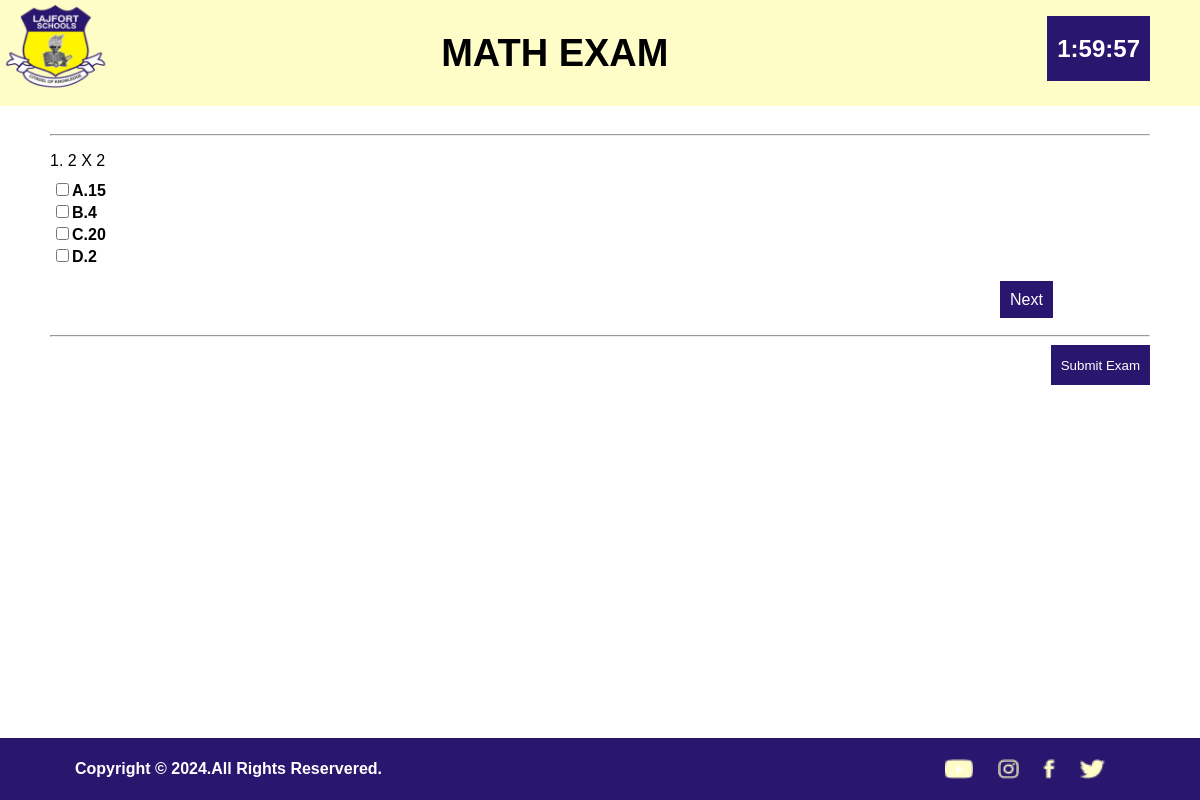
The page /preview/examination/1 (signed in) on the database its author committed.
### Examapp/models.py (models this page shows, shortened)
class Exam(models.Model):
    subject = models.CharField(max_length=50,choices=SUBJEECT_CHOICES)
    description = models.TextField(max_length=125)
    title = models.CharField(max_length=50)
    duration = models.FloatField(default=120)
    total_question = models.IntegerField(default=60)
    clas = models.CharField(max_length=200,choices=CLASS_CHIOCE)

class Question(models.Model):
    question = models.TextField()
    option1 = models.TextField()
    option2 = models.TextField()
    option3 = models.TextField()
    option4 = models.TextField()
    solution = models.TextField()
    subject = models.CharField(max_length=1000000,choices=SUBJEECT_CHOICES)
    exam = models.ForeignKey(Exam,on_delete=models.CASCADE)

### Examapp/views.py (the view)
# urls.py: path('preview/examination/<str:pk>', views.examination, name='examination'),
@login_required(login_url='login')
def examination(request,pk):
    exam = Exam.objects.get(id=pk)
    p = Paginator(Question.objects.filter(exam=exam), 1)
    page = request.GET.get('page')
    exam_p = p.get_page(page)
    current_time = timezone.now()
    start_time = datetime.now()
    end_time = start_time + timedelta(minutes=exam.duration)
    if request.method == 'POST':
        score = request.POST.get('score')#.value()
        id = exam.id
        answer = Result(student=request.user,score=score,exam=exam)
        answer.save()
        return redirect('result',pk=id)
    else:
        return render(request, 'exam.html',{'exam':exam,'current_time':current_time,'end_time':end_time.isoformat(),'exam_p':exam_p})

### Templates/exam.html (shortened to what this page needs)
{% load static %}
<!DOCTYPE html>
<html lang="en">
<head>
    <link rel="stylesheet" href="{% static 'css/home.css' %}">
    <link rel="stylesheet" href="{% static 'css/exam.css' %}">
</head>
<body>
    <header>
        <nav>
            <img class="laj-logo" src="{% static 'images/Lajfort-logo.png' %}" alt="">
            <h2 class="exam-title">{{exam.title}}</h2>
            <div class="timer">
            </div>
        </nav>
    </header>
    <main class="exam">
        {% for q in exam_p %}
        <hr>
        <form action="" name="exam-form" method="post">
            <div class="e-div">
                <p class="qst">{{q.question}}</p>
                <h4 class="opt"><input type="checkbox" value="{{q.option1}}" class="input">A.{{q.option1}} </h4>
                <h4 class="opt"><input type="checkbox" value="{{q.option2}}" class="input">B.{{q.option2}} </h4>
                <h4 class="opt"><input type="checkbox" value="{{q.option3}}" class="input">C.{{q.option3}} </h4>
                <h4 class="opt"><input type="checkbox" value="{{q.option4}}" class="input">D.{{q.option4}} </h4>
            </div>
            {% endfor %}  {% if exam_p.has_next %}
            <a href="?page={{exam_p.next_page_number}}" id="next" class="next" onclick="getAnswer();">Next</a>{% else %}
            <input type="submit" id="next" class="next js-finish" onclick="getAnswer();
            localStorage.removeItem('score');
            " value="Finish"> {% endif %}
            <br><br>
            <hr>
            <div class="end">
                <input type="submit" class="end-exam js-finish" onclick="getAnswer();
                localStorage.removeItem('score');
                " value="Submit Exam">
            </div>
        </form>
    </main>
    <footer>
        <div class="copyright">
            <h4>Copyright &copy; 2024.All rights reservered.</h4>
            <div>
                <img src="{% static 'images/Lajfort-foot-youtube.png' %}" class="social" alt="">
                <img src="{% static 'images/Lajfort-foot-instagram.png' %}" class="social" alt="">
                <img src="{% static 'images/Lajfort-foot-facebook.png' %}" class="social" alt="">
                <img src="{% static 'images/Lajfort-foot-twitter.png' %}" class="social" alt="">
            </div>
        </div>
    </footer>
</body>
</html>

### static/css/home.css (style rules this page uses)
body { margin: 0; font-family: Arial; padding-bottom: 100px; text-transform: capitalize; }
main { padding-left: 50px; padding-right: 50px; display: grid; grid-template-columns: 350px 350px 350px; row-gap: 50px; column-gap: 50px; }
header { background-color: rgba(255, 253, 199, 1); width: 100%; margin-bottom: 20px; margin-right: 50px; }
nav { display: flex; align-items: center; justify-content: space-between; padding-right: 50px; }
a { color: black; text-decoration: none; cursor: pointer; }
.laj-logo { height: 100px; }
footer { background-color: rgba(41, 22, 110, 1); color: white; width: 100%; margin-top: 50px; position: fixed; bottom: 0; z-index: 100; margin-top: 50px; }
.copyright { padding-top: -1px; padding-bottom: 1px; padding-left: 75px; padding-right: 75px; display: flex; justify-content: space-between; align-items: center; }
.social { margin-right: 20px; margin-top: 5px; height: 20px; }
@media (min-width:1024px) and (max-width:1439px) { main { grid-template-columns: 350px 350px 350px; place-content: center; } }

### static/css/exam.css (style rules this page uses)
.exam { display: block; }
.opt { margin: 2px; }
.qst { margin-bottom: 10px; text-align: start; }
.end { text-align: end; }
p { width: 1000px; text-align: start; word-wrap: break-word; }
h4 { width: 800px; text-align: start; word-wrap: break-word; }
.end-exam { height: 40px; border: none; background-color: rgba(41, 22, 110, 1); color: white; padding: 10px; cursor: pointer; }
.exam-title { margin-right: 500px; font-weight: 800; font-size: 38px; text-transform: uppercase; }
.timer { display: flex; height: 30px; padding-left: 10px; padding-right: 10px; padding-bottom: 35px; margin-top: -10px; margin-left: -450px; background-color: rgba(41, 22, 110, 1); color: white; }
.previous, .next { height: 40px; padding: 10px; background-color: rgba(41, 22, 110, 1); color: white; border: none; cursor: pointer; }
.e-div { margin-bottom: 25px; }
.next { margin-left: 62.5rem; }
@media (min-width:1024px) and (max-width:1439px) { .next { margin-left: 1000px; } }
@media (max-width:1440px) { .next { margin-left: 950px; } }

### rows shown on the page
Exam: title "MATH EXAM"
Question: question "1. 2 X 2", option1 "15", option2 "4", option3 "20", option4 "2"
